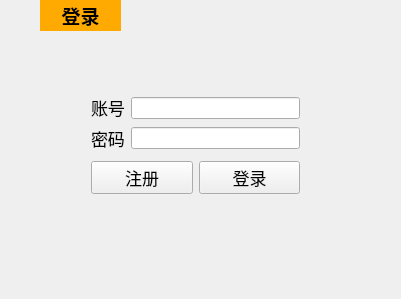
<?xml version="1.0" encoding="UTF-8"?>
<ui version="4.0">
 <class>Client_w1</class>
 <widget class="QWidget" name="Client_w1">
  <property name="geometry">
   <rect>
    <x>0</x>
    <y>0</y>
    <width>401</width>
    <height>299</height>
   </rect>
  </property>
  <property name="windowTitle">
   <string>Client_w1</string>
  </property>
  <property name="styleSheet">
   <string notr="true"/>
  </property>
  <widget class="QLabel" name="label_4">
   <property name="geometry">
    <rect>
     <x>0</x>
     <y>0</y>
     <width>401</width>
     <height>301</height>
    </rect>
   </property>
   <property name="styleSheet">
    <string notr="true">background-image: url(:/image/pic3.png);</string>
   </property>
   <property name="text">
    <string/>
   </property>
  </widget>
  <widget class="QWidget" name="layoutWidget">
   <property name="geometry">
    <rect>
     <x>80</x>
     <y>80</y>
     <width>231</width>
     <height>131</height>
    </rect>
   </property>
   <layout class="QVBoxLayout" name="verticalLayout_4">
    <item>
     <layout class="QHBoxLayout" name="horizontalLayout_2">
      <item>
       <layout class="QVBoxLayout" name="verticalLayout">
        <item>
         <widget class="QLabel" name="label">
          <property name="font">
           <font>
            <pointsize>13</pointsize>
           </font>
          </property>
          <property name="text">
           <string>账号</string>
          </property>
         </widget>
        </item>
        <item>
         <widget class="QLabel" name="label_2">
          <property name="font">
           <font>
            <pointsize>13</pointsize>
           </font>
          </property>
          <property name="text">
           <string>密码</string>
          </property>
         </widget>
        </item>
       </layout>
      </item>
      <item>
       <layout class="QVBoxLayout" name="verticalLayout_3">
        <item>
         <widget class="QLineEdit" name="leAccount"/>
        </item>
        <item>
         <widget class="QLineEdit" name="lePswd"/>
        </item>
       </layout>
      </item>
     </layout>
    </item>
    <item>
     <layout class="QHBoxLayout" name="horizontalLayout">
      <item>
       <widget class="QPushButton" name="btnRgst">
        <property name="font">
         <font>
          <pointsize>13</pointsize>
         </font>
        </property>
        <property name="text">
         <string>注册</string>
        </property>
       </widget>
      </item>
      <item>
       <widget class="QPushButton" name="btnLogin">
        <property name="font">
         <font>
          <pointsize>13</pointsize>
         </font>
        </property>
        <property name="text">
         <string>登录</string>
        </property>
       </widget>
      </item>
     </layout>
    </item>
   </layout>
  </widget>
  <widget class="QLabel" name="label_7">
   <property name="geometry">
    <rect>
     <x>-10</x>
     <y>0</y>
     <width>51</width>
     <height>31</height>
    </rect>
   </property>
   <property name="styleSheet">
    <string notr="true">image: url(:/image/timg (1).jpg);</string>
   </property>
   <property name="text">
    <string/>
   </property>
  </widget>
  <widget class="QLabel" name="label_3">
   <property name="geometry">
    <rect>
     <x>40</x>
     <y>0</y>
     <width>81</width>
     <height>31</height>
    </rect>
   </property>
   <property name="font">
    <font>
     <pointsize>14</pointsize>
     <weight>75</weight>
     <bold>true</bold>
    </font>
   </property>
   <property name="styleSheet">
    <string notr="true">background-color: rgb(255, 170, 0);</string>
   </property>
   <property name="text">
    <string>登录</string>
   </property>
   <property name="alignment">
    <set>Qt::AlignCenter</set>
   </property>
  </widget>
 </widget>
 <layoutdefault spacing="6" margin="11"/>
 <resources/>
 <connections/>
</ui>
